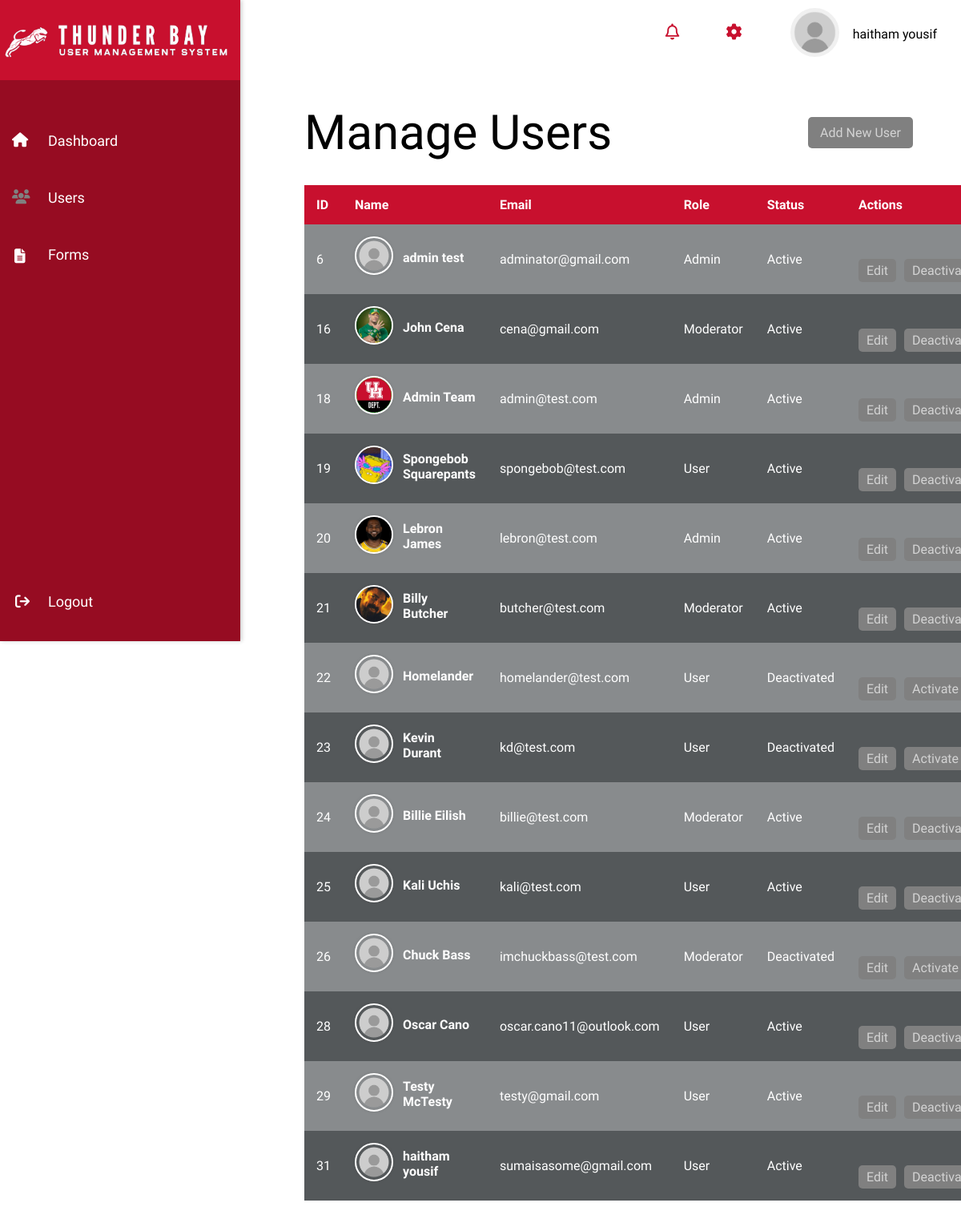
/users/ (signed in), run on the app's committed database.
### usr_mgmt_app/models.py (models this page shows, shortened)
class UserProfile(AbstractUser):
    ROLE_CHOICES = [
        ('admin', 'Admin'),
        ('moderator', 'Moderator'),
        ('user', 'User'),
    ]
    ACADEMIC_LEVEL_CHOICES = [
        ('undergraduate', 'Undergraduate'),
        ('graduate', 'Graduate'),
    ]
    cougar_id = models.CharField(max_length=7,unique=True,null=True,blank=True,validators=[RegexValidator(regex=r'^\d{7}$', message='Cougar ID must be exactly 7 digits')])
    role = models.CharField(max_length=10, choices=ROLE_CHOICES, default='user')
    academic_level = models.CharField(max_length=15, choices=ACADEMIC_LEVEL_CHOICES, null=True, blank=True)
    profile_picture = models.ImageField(upload_to='profile_pictures/', null=True, blank=True)
    profile_banner = models.ImageField(upload_to='banner_pictures/', null=True,blank=True)
    bio = models.TextField(null=True, blank=True)
    is_active = models.BooleanField(default=True)
    created_at = models.DateTimeField(auto_now_add=True)
    updated_at = models.DateTimeField(auto_now=True)
    signature = models.ImageField(upload_to='signatures/', null=True, blank=True, validators=[validate_signature_file])
    groups = models.ManyToManyField(Group, related_name="userprofile_groups", blank=True)
    user_permissions = models.ManyToManyField(Permission, related_name="userprofile_permissions", blank=True)
    unit = models.ForeignKey(Unit, null=True, blank=True, on_delete=models.SET_NULL)
    class Meta:
        permissions = [
            ("can_read", "Can read data"),
            ("can_edit", "Can edit data"),
            ("can_manage_users", "Can activate/deactivate and delete users"),
            ("can_approve", "Can approve requests"),  # Added new permission
        ]

### usr_mgmt_app/views.py (the view)
# urls.py: path('users/', views.user_list, name='user_list'),  # List of users
@login_required
@permission_required('usr_mgmt_app.can_read', raise_exception=True)
def user_list(request):
    current_user = request.user
    users = UserProfile.objects.all()
    pending_requests = []
    models_and_types = [
        (ThesisRequest, "ThesisRequest"),
        (WithdrawalRequest, "WithdrawalRequest"),
        (ReducedCourseLoadRequest, "ReducedCourseLoadRequest"),
        (PetitionRequest, "PetitionRequest"),
    ]
    for model, req_type in models_and_types:
        base_queryset = model.objects.filter(status="Pending")
        if current_user.role != "admin":
            base_queryset = [
                obj for obj in base_queryset
                if obj.user and user_can_approve(current_user, obj.user)
            ]
        for obj in base_queryset:
            pending_requests.append({
                "id": obj.id,
                "type": req_type,
                "request": obj
            })
    has_edit_permission = current_user.has_perm('usr_mgmt_app.can_edit')
    has_manage_users_permission = current_user.has_perm('usr_mgmt_app.can_manage_users')
    context = {
        'users': users,
        'has_edit_permission': has_edit_permission,
        'has_manage_users_permission': has_manage_users_permission,
        'pending_requests': pending_requests,
    }
    return render(request, 'user_list.html', context)

### usr_mgmt_app/views.py (called while the page is built)
def user_can_approve(approver: UserProfile, target_user: UserProfile) -> bool:
    if approver.role == "admin":
        return True
    if approver.role != "moderator" or not approver.unit:
        return False
    if not approver.unit.is_college:
        return target_user.unit == approver.unit
    return target_user.unit and target_user.unit.parent == approver.unit

### templates/user_list.html (shortened to what this page needs)
{% load static %}
<!DOCTYPE html>
<html lang="en">
<head>
    <link rel="stylesheet" href="{% static 'css/dashboard.css' %}">
    <link rel="stylesheet" href="{% static 'css/user_list.css' %}">
</head>
<body>
<nav class="navbar">
    <div class="navbar-content">
        <i id="notifications_icon" class="fa-regular fa-bell"></i>
<div class="dropdown-wrapper">
    <i id="settings_icon" class="fa-solid fa-gear"></i>
</div>
<div class="dropdown-wrapper">
    <div class="navbar_user">
        {% if user.profile_picture %}
            <img class="profile_picture" src="{{ user.profile_picture.url }}" alt="profile picture">
        {% else %}
            <img class="profile_picture" src="{% static 'images/default_profile.png' %}" alt="Default profile picture">
        {% endif %}
        <span class="navbar_username">{{ user.first_name }} {{ user.last_name }}</span>
    </div>
</div>
    </div>
</nav>
    <div class="sidebar">
        <div class = "logoContainer">
            <img class = "logo" src="{% static 'images/logo2.png' %}" alt="logo">
        </div>
    <div class="sidebar-content">
        <a href="{% url 'dashboard' %}" class="sidebar-link" data-icon="fa-house">Dashboard</a>
        <a href="{% url 'user_list' %}" class="sidebar-link" data-icon="fa-users">Users</a>
        <a href="{% url 'approval_requests' %}" class="sidebar-link" data-icon="fa-file-alt">Forms</a>
    </div>
        <div class="logout-container">
            <a href="{% url 'logout' %}" class="logout-btn">Logout</a>
            <i id = "logoutIcon" class="fa-solid fa-arrow-right-from-bracket"></i>
        </div>
    </div>
    <div class="main-content">
        <div class="content-header">
            <h1>Manage Users</h1>
            <a href="{% url 'user_create' %}" class="btn-add-user {% if not has_manage_users_permission %}disabled{% endif %}">Add New User</a>
        </div>
        <table class="user-table">
            <thead>
                <tr>
                    <th>ID</th>
                    <th>Name</th>
                    <th>Email</th>
                    <th>Role</th>
                    <th>Status</th>
                    <th>Actions</th>
                </tr>
            </thead>
            <tbody>
                {% for user in users %}
<tr class="user-row">
    <td>{{ user.id }}</td>
<td class="user-info-cell">
  <div class="user-hover-wrapper">
    <div class="user-thumbnail-container">
<div class="user-thumbnail">
    {% if user.profile_picture %}
        <img src="{{ user.profile_picture.url }}" alt="Profile Picture">
    {% else %}
        <img src="{% static 'images/default_profile.png' %}" alt="Default Profile Picture">
    {% endif %}
</div>
    </div>
    <span class="user-name">{{ user.first_name }} {{ user.last_name }}</span>
  </div>
</td>
    <td>{{ user.email }}</td>
    <td>{{ user.get_role_display }}</td>
    <td>{% if user.is_active %}Active{% else %}Deactivated{% endif %}</td>
                    <td class="actions">
                        <a href="{% url 'user_edit' user.id %}" class="btn-edit {% if not has_edit_permission %}disabled{% endif %}">Edit</a>
                        <a href="{% url 'user_toggle_status' user.id %}" class="btn-status {% if not has_manage_users_permission %}disabled{% endif %}"
                           onclick="return confirmStatusChange('{{ user.first_name }} {{ user.last_name }}', '{{ user.get_status_display }}');">
                            {% if user.is_active %}Deactivate{% else %}Activate{% endif %}
                        </a>
                    </td>
                </tr>
                {% empty %}
                <tr>
                    <td colspan="6" class="no-users">No users found.</td>
                </tr>
                {% endfor %}
            </tbody>
        </table>
</div>
</body>
</html>

### static/css/dashboard.css (style rules this page uses)
* { margin: 0; padding: 0; box-sizing: border-box; font-family: Source Sans Pro,sans-serif; }
body { background: rgb(255,255,255); color: black; z-index: 1; overflow-x:hidden; }
h1 { font-weight: lighter; font-size:60px; font-family: "League Gothic",sans-serif; }
.navbar { padding: 15px 30px; position: fixed; top: 0; left: 300px; right: 0; height: 70px; display: flex; align-items: center; justify-content: space-between; z-index: 1000; flex-direction: row; font-family: Source Sans Pro,sans-serif; }
.navbar-content { display: flex; width: 100%; justify-content: right; align-items: center; flex-grow: 1; flex-direction: row; padding: 10px 0 0 10px; }
.navbar-content > * { margin-left: 1%; }
.navbar_user { display: flex; flex-direction: row; align-items: center; margin-left: 50px; transition: transform 0.3s ease-in-out; padding-right:2%; }
.navbar_username { padding: 15px 0 10px 15px; font-weight: lighter; white-space: nowrap; flex-shrink: 0; }
#settings_icon { font-size: 20px; margin-left:50px; transition: transform 0.3s ease-in-out; color:rgb(200,16,46); }
#notifications_icon { font-size: 20px; transition: transform 0.3s ease-in-out; color:rgb(200,16,46); }
.dropdown-wrapper { position: relative; }
.profile_picture { max-width:65px; width:100%; border-radius: 50%; object-fit: cover; border: 2px solid #fff; background-color: #f0f0f0; }
.main-content { margin-left: 350px; margin-top: 50px; padding: 30px; min-height: 100vh; font-family: Source Sans Pro,sans-serif; overflow-y: scroll; }
.sidebar { height: 100vh; width: 300px; position: fixed; top: 0; left: 0; background: rgb(150,12,34); padding-top: 120px; overflow-y: hidden; overflow-x: hidden; box-shadow: 2px 0px 5px rgba(0, 0, 0, 0.2); z-index: 1001; justify-content: space-between; display: flex; flex-direction: column; font-family: Source Sans Pro,sans-serif; }
.logoContainer { position: absolute; max-width: 500px; width:100%; max-height:100px; height:100%; top: 0; padding-top:10%; background: rgb(200,16,46); }
.logo { position: relative; max-width: 95%; }
.sidebar-content { flex-grow: 1; display: flex; flex-direction: column; margin-top:10%; }
.sidebar-link { position: relative; display: block; padding-left: 40px; font-size: 18px; color: white; }
.sidebar-link::before { content: ""; position: absolute; left: 15px; font-family: "Font Awesome 5 Free"; font-weight: 900; font-size: 18px; color:white; }
.sidebar-link[data-icon="fa-house"]::before { content: "\f015"; color:grey; }
.sidebar-link[data-icon="fa-users"]::before { content: "\f0c0"; color: white; }
.sidebar-link[data-icon="fa-file-alt"]::before { content: "\f15c"; color: white; margin-top:1%; margin-left:1%; }
.sidebar a { display: block; color: rgba(255, 255, 255); padding: 15px 15px 20px 60px; text-decoration: none; font-size: 18px; transition: background 0.3s ease, color 0.3s ease; z-index:1003; }
.sidebar-content a { margin-bottom: 5%; }
#logoutIcon { font-size: 18px; color: rgb(255,255,255); z-index:1002; transform: translate(105%,-215%); }
.logout-btn { padding: 10px 20px; text-decoration: none; border-radius: 5px; transition: background 0.3s ease; z-index:1003; }
.main-content { opacity: 0; animation: fadeIn 1s ease-in-out forwards; }
.navbar i, .sidebar i { transition: transform 0.3s ease-in-out; }

### data on the page
UserProfile: first_name "haitham", last_name "yousif", id "31", email "sumaisasome@gmail.com", role "User", is_active "Active"
UserProfile: id "6", first_name "admin", last_name "test", email "adminator@gmail.com", role "Admin", is_active "Active"
UserProfile: id "16", profile_picture (picture), first_name "John", last_name "Cena", email "cena@gmail.com", role "Moderator", is_active "Active"
UserProfile: id "18", profile_picture (picture), first_name "Admin", last_name "Team", email "admin@test.com", role "Admin", is_active "Active"
UserProfile: id "19", profile_picture (picture), first_name "Spongebob", last_name "Squarepants", email "spongebob@test.com", role "User", is_active "Active"
UserProfile: id "20", profile_picture (picture), first_name "Lebron", last_name "James", email "lebron@test.com", role "Admin", is_active "Active"
UserProfile: id "21", profile_picture (picture), first_name "Billy", last_name "Butcher", email "butcher@test.com", role "Moderator", is_active "Active"
UserProfile: id "22", first_name "Homelander", email "homelander@test.com", role "User", is_active "Deactivated"
UserProfile: id "23", first_name "Kevin", last_name "Durant", email "kd@test.com", role "User", is_active "Deactivated"
UserProfile: id "24", first_name "Billie", last_name "Eilish", email "billie@test.com", role "Moderator", is_active "Active"
UserProfile: id "25", first_name "Kali", last_name "Uchis", email "kali@test.com", role "User", is_active "Active"
UserProfile: id "26", first_name "Chuck", last_name "Bass", email "imchuckbass@test.com", role "Moderator", is_active "Deactivated"
UserProfile: id "28", first_name "Oscar", last_name "Cano", email "oscar.cano11@outlook.com", role "User", is_active "Active"
UserProfile: id "29", first_name "Testy", last_name "McTesty", email "testy@gmail.com", role "User", is_active "Active"
